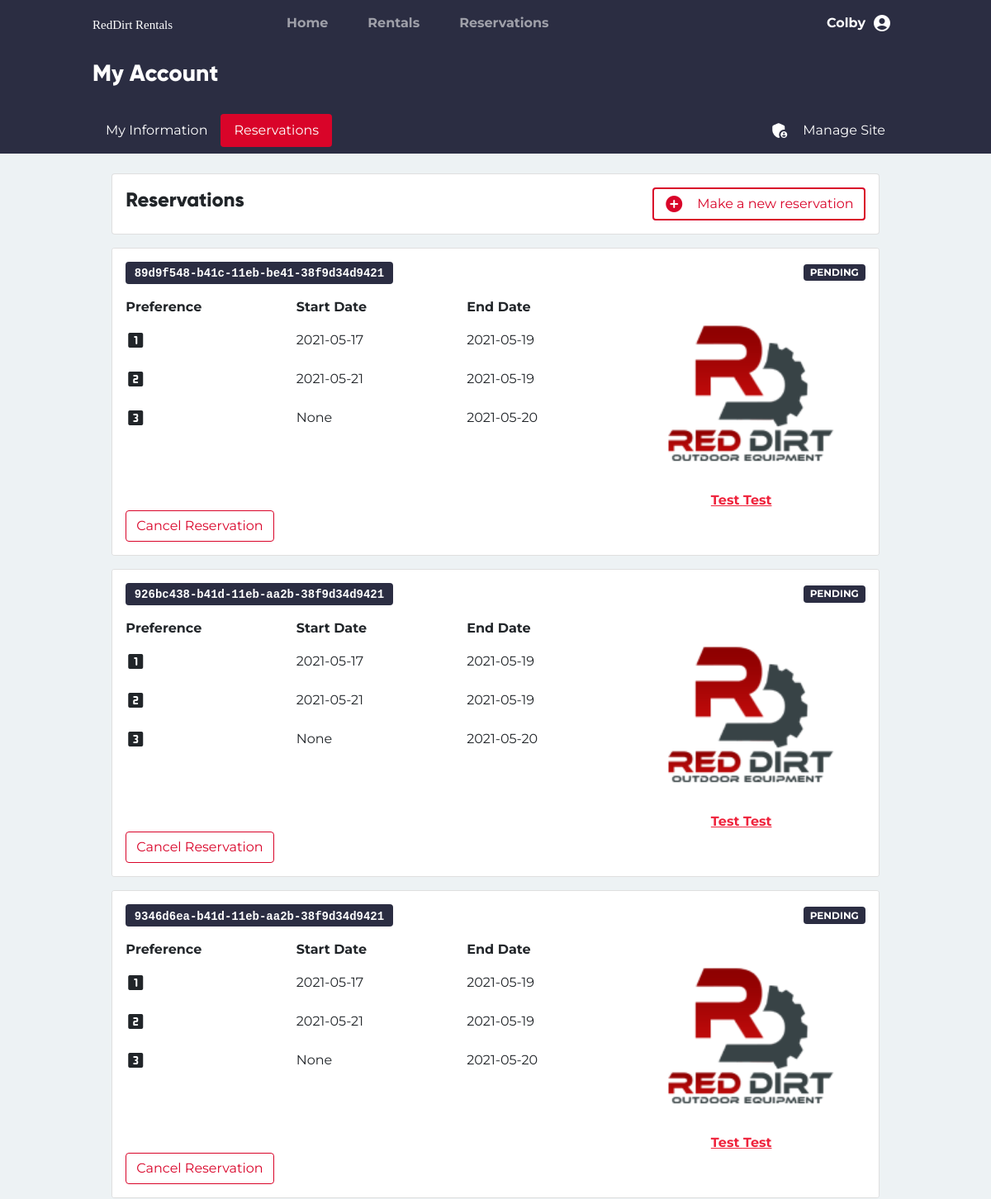
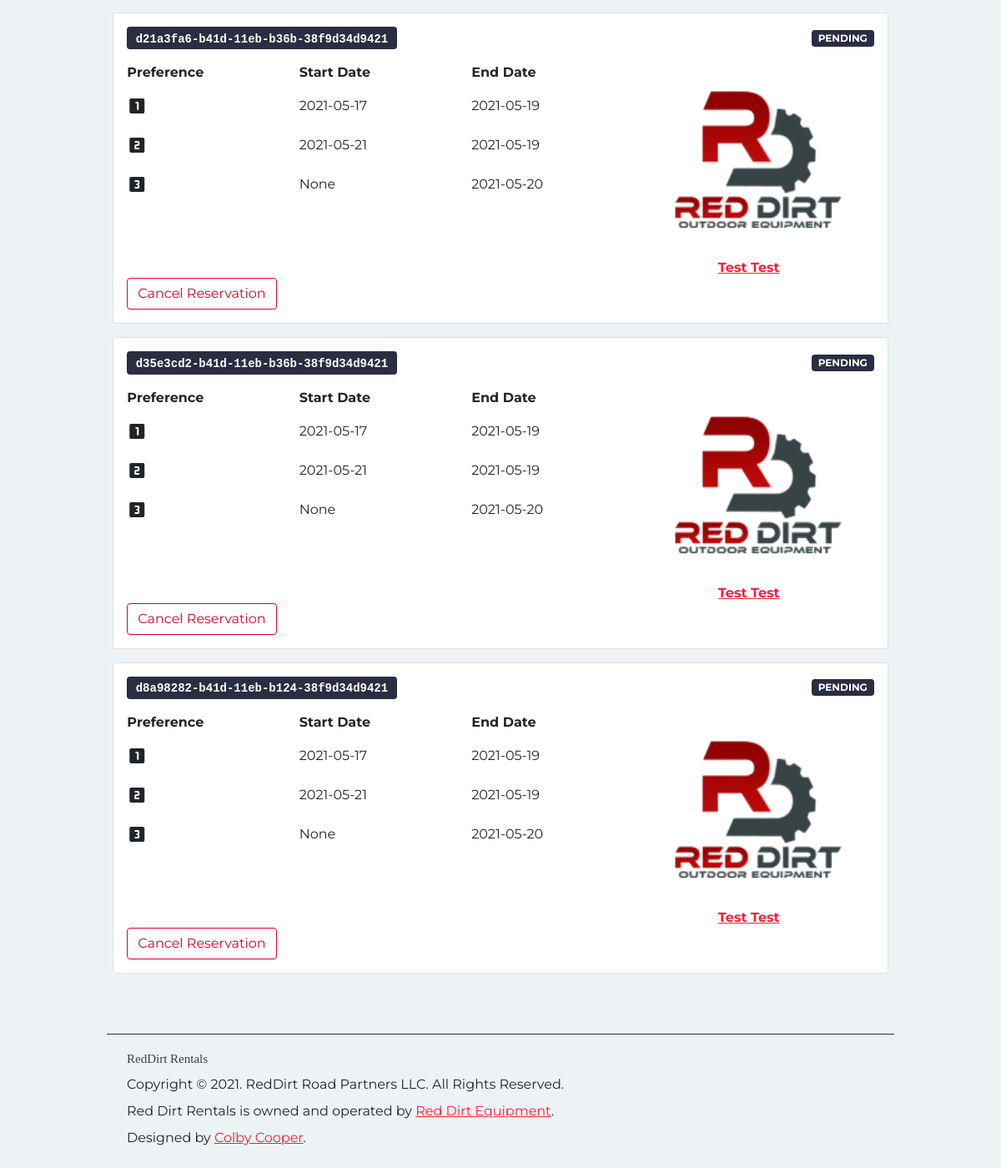
Before: /account/reservations (signed in) with the older database file (2 pictures, top to bottom).
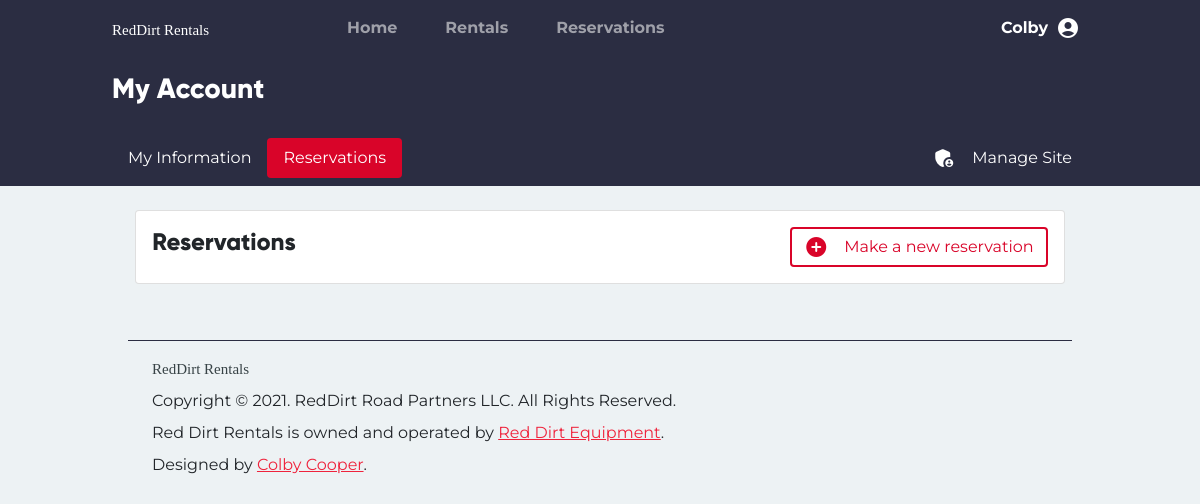
After: the same page with the newer database file.
### tables this page shows
CREATE TABLE users (
    id INTEGER PRIMARY KEY AUTOINCREMENT,
    firstname TEXT NOT NULL,
    lastname TEXT NOT NULL,
    phonenumber TEXT NOT NULL,
    email TEXT NOT NULL,
    password BLOB NOT NULL,
    groups TEXT NOT NULL,
    address TEXT NOT NULL,
    city TEXT NOT NULL,
    state TEXT NOT NULL,
    zip TEXT NOT NULL
);

CREATE TABLE reservations (
    id INTEGER PRIMARY KEY AUTOINCREMENT,
    
    confirmation_num TEXT NOT NULL,
    rental_id INT NOT NULL,
    customer_id INT NOT NULL,
    
    pref_start_1 DATE NOT NULL,
    pref_start_2 DATE NOT NULL,
    pref_start_3 DATE NOT NULL,
    pref_end_1 DATE NOT NULL,
    pref_end_2 DATE NOT NULL,
    pref_end_3 DATE NOT NULL,

    status TEXT DEFAULT 'PENDING'
, est_hours TEXT);

CREATE TABLE inventory (
    id INTEGER PRIMARY KEY AUTOINCREMENT,
    category TEXT,
    make TEXT,
    model TEXT,
    fuel_type TEXT,
    horsepower TEXT, 
    deck_size TEXT,
    implements TEXT,
    stock TEXT,
    drive TEXT,
    rate FLOAT,
    image_paths BLOB,
    job_category TEXT,
    price_range TEXT, 
    is_available INTEGER DEFAULT 1,
    available_on DATE,
    rented_by TEXT,
    rent_queue TEXT,
    is_shown INTEGER DEFAULT 1,
    description TEXT,
    features TEXT
);

### rentals_app/account.py (the view)
@account.route('/reservations')
@login_required
def reservations():
    con, cur = helpers.connect_to_db()
    resv_sql = "SELECT * FROM reservations WHERE customer_id = '{}';".format(g.user.userid)
    try:
        reservations = cur.execute(resv_sql).fetchall()
        rental_ids = list()
        for x in reservations:
            rental_ids.append(x[2])
        rentals = dict()
        for id in rental_ids:
            rentals[str(id)] = Rental().find_rental(id)
            rentals[str(id)].image_paths = rentals[str(id)].image_paths[2:len(rentals[str(id)].image_paths)-2]
        return render_template('account/reservations.html', reservations=reservations, rentals=rentals)
    except Exception as ex:
        print(ex)
        raise ex
    finally:
        con.close()

### rentals_app/auth.py (called while the page is built)
@auth.before_app_request
def fetch_current_user():
    userid = session.get('userid')
    if userid is None:
        g.user = None
    else:
        g.user = User.find_user(userid)

def login_required(view):
    @functools.wraps(view)
    def wrapped_view(**kwargs):
        if g.user is None:
            return redirect(url_for('auth.login'))
        if session.get('expire') < datetime.now():
            session.clear()
            flash('We care about your security. Please login again.')
            return redirect(url_for('auth.login'))
        return view(**kwargs)
    return wrapped_view

### rentals_app/helpers.py (called while the page is built)
def connect_to_db():
    con = sqlite3.connect('/Users/colby/RedDirtRentals/database.db')
    return con, con.cursor()

### rentals_app/models/user.py (called while the page is built)
    def find_user(id) -> object:
        con, cur = helpers.connect_to_db()
        sql ="""
        SELECT * FROM users WHERE id='{}'
        """.format(id)
        try:
            db = cur.execute(sql).fetchone()
            con.commit()
            return User(
                userid=db[0],
                firstname=db[1],
                lastname=db[2],
                phonenumber=db[3],
                email=db[4],
                password=db[5],
                groups=db[6],
                address=db[7],
                city=db[8],
                state=db[9],
                zip=db[10]
            )
        except Exception as ex:
            con.rollback()
            raise ex
        finally:
            con.close()

### rentals_app/templates/account/reservations.html (shortened to what this page needs)
{% extends "Base.html" %}
{% block content %}
<div class="container-fluid bg-dark">
    <div class="row">
        <div class="col-md-10 mx-auto">
            <h3 class="text-white py-3 fw-bold">My Account</h3>
        </div>
    </div>
</div>
<div class="container-fluid bg-dark">
    <div class="row">
        <div class="col-md-10 mx-auto my-2">
            <ul class="nav nav-pills"
                id="account_tabs_root">
                <li class="nav-item">
                    <a class="nav-link text-white"
                       aria-current="page"
                       id="tab_switcher_index"
                       href="{{url_for('account.index')}}">My Information</a>
                </li>
                <li class="nav-item">
                    <a class="nav-link text-white bg-info"
                       id="tab_switcher_reservations"
                       href="{{url_for('account.reservations')}}">Reservations</a>
                </li>
                {% if g.user.groups == "admin" %}
                <li class="nav-item ms-auto">
                    <a class="nav-link text-white d-flex flex-row"
                       href="{{url_for('admin.root')}}">
                        <span class="material-icons-round me-3">
                        </span>
                        Manage Site
                    </a>
                </li>
                {% endif %}
            </ul>
        </div>
    </div>
</div>
<div class="container-fluid">
    <div class="row mx-3">
        <div class="col-md-10 mx-auto my-4">
            <div class="p-3 card d-flex flex-row align-items-center">
                <h4 class="card-title flex-grow-1 fw-bold">Reservations</h4>
                <a href="{{url_for('Rentals.all_rentals')}}"
                   class="btn btn-outline-info border-2 border-info d-flex flex-row">
                    <span class="material-icons-round me-3">
                    </span>
                    Make a new reservation
                </a>
            </div>
            {% if reservations %}
            {% for reservation in reservations %}
            <div class="card  my-3">
                <ul class="list-group list-group-flush bg-white">
                    <li class="list-group-item py-3">
                        <div class="d-flex flex-column">
                            <div class="d-flex flex-row justify-content-between align-items-center">
                                <p class="badge bg-dark fs-6"><code class="text-white">{{reservation[1]}}</code></p>
                                <p class="badge bg-dark">{{reservation[10]}}
                            </div>
                            <div class="d-flex">
                                <div class="flex-grow-1">
                                    <div class="row fw-bold">
                                        <p class="col">Preference</p>
                                        <p class="col">Start Date</p>
                                        <p class="col">End Date</p>
                                    </div>
                                    <div class="row">
                                        <p class="col">
                                            <span class="material-icons-round">
                                            </span>
                                        </p>
                                        <p class="col">{{reservation[4]}}</p>
                                        <p class="col">{{reservation[5]}}</p>
                                    </div>
                                    <div class="row">
                                        <p class="col">
                                            <span class="material-icons-round">
                                            </span>
                                        </p>
                                        <p class="col">{{reservation[6]}}</p>
                                        <p class="col">{{reservation[7]}}</p>
                                    </div>
                                    <div class="row">
                                        <p class="col">
                                            <span class="material-icons-round">
                                            </span>
                                        </p>
                                        <p class="col">{{reservation[8]}}</p>
                                        <p class="col">{{reservation[9]}}</p>
                                    </div>
                                </div>
                                <div class="d-flex flex-column align-items-center">
                                    {% set rental = rentals['%s' % reservation[2]] %}
                                    {% set path = rental['image_paths'] %}
                                    <img src="/static/uploads/{{path}}"
                                         class="img-fluid align-self-end"
                                         style="height: auto; width: 300px;">
                                    <p class="mb-0 fw-bold">
                                        <a href="{{url_for('Rentals.details', id=reservation[2]) }}">
                                            {{ rental['make'] }} {{ rental['model'] }}
                                        </a>
                                    </p>
                                </div>
                            </div>
                        </div>
                        <a href="#"
                           class="btn btn-outline-danger">Cancel Reservation</a>
                    </li>
                </ul>
            </div>
            {% endfor %}
            {% endif %}
        </div>
    </div>
</div>
{% endblock %}

### rentals_app/templates/base.html (shortened to what this page needs)
<!doctype html>
<html lang="en">
<head>
    <link rel="stylesheet"
          href="{{url_for('static', filename='global.css')}}">
</head>
<body class="bg-light">
    <div class="row mx-0 bg-dark">
        <div class="col-md-10 mx-auto">
            <nav class="navbar navbar-expand-lg navbar-dark bg-dark">
                <a href="{{url_for('index.root')}}"
                   class="navbar-brand">
                    <img src="{{ url_for('static', filename='img/logo_white.svg') }}">
                </a>
                <div class="collapse navbar-collapse"
                     id="nav_main">
                    <ul class="navbar-nav w-100">
                        <li class="nav-item mx-3">
                            <a class="nav-link fw-bold {%if url_for(request.endpoint, id=0) == '/'%}active{%endif%}"
                               aria-current="page"
                               href="{{ url_for('index.root') }}">Home</a>
                        </li>
                        <li class="nav-item px-3">
                            <a class="nav-link fw-bold {%if '/rentals/' in url_for(request.endpoint, id=0)%}active{%endif%}"
                               href="{{url_for('Rentals.all_rentals')}}">Rentals</a>
                        </li>
                        <li class="nav-item mx-3 {%if'/account/reservations/' in url_for(request.endpoint, id=0)%}active{%endif%}">
                            <a class="nav-link fw-bold"
                               href="{{url_for('account.reservations', id=None)}}">Reservations</a>
                        </li>
                        {% if g.user != None %}
                        <li class="nav-item dropdown dropdown-dark ms-lg-auto">
                            <a class="nav-link dropdown-toggle d-flex flex-row align-items-center fw-bold {%if '/account' in url_for(request.endpoint, id=0)%}active{%endif%}"
                               href="#"
                               data-bs-toggle="dropdown"
                               aria-expanded="false">
                                <span class="me-2">{{g.user.firstname}}</span>
                                <span class="material-icons-round">
                                </span>
                            </a>
                        </li>
                        {% endif %}
                    </ul>
                </div>
            </nav>
        </div>
    </div>
    {% block content %} {% endblock %}
    <div class="row mx-0">
        <div class="col-md-10 mx-auto">
            <footer class="p-3">
                <div class="container mt-3 border-top border-dark pt-3">
                    <img src="{{ url_for('static', filename='img/logo_dark.svg') }}"
                         class="img-fluid">
                    <p class="my-2">Copyright &copy; 2021. RedDirt Road Partners LLC. All Rights Reserved.</p>
                    <p class="my-2">Red Dirt Rentals is owned and operated by <a href="https://reddirtequipment.com"
                           target="_blank">Red Dirt Equipment</a>.</p>
                    <p class="mb-2">Designed by <a href="mailto:ccooper@reddirtequipment.com">Colby Cooper</a>.</p>
                </div>
            </footer>
        </div>
    </div>
</body>
</html>

### rentals_app/templates/base.html (style rules this page uses)
.dropdown-toggle::after { content: none; }

Changed rows visible on the page:
removed reservations: confirmation_num "89d9f548-b41c-11eb-be41-38f9d34d9421", status "PENDING", pref_start_1 "2021-05-17", pref_start_2 "2021-05-19", pref_start_3 "2021-05-21", pref_end_1 "2021-05-19", pref_end_2 "None", pref_end_3 "2021-05-20"
no longer on this page (row unchanged): inventory: make "Test", model "Test"
removed reservations: confirmation_num "926bc438-b41d-11eb-aa2b-38f9d34d9421", status "PENDING", pref_start_1 "2021-05-17", pref_start_2 "2021-05-19", pref_start_3 "2021-05-21", pref_end_1 "2021-05-19", pref_end_2 "None", pref_end_3 "2021-05-20"
removed reservations: confirmation_num "9346d6ea-b41d-11eb-aa2b-38f9d34d9421", status "PENDING", pref_start_1 "2021-05-17", pref_start_2 "2021-05-19", pref_start_3 "2021-05-21", pref_end_1 "2021-05-19", pref_end_2 "None", pref_end_3 "2021-05-20"
removed reservations: confirmation_num "d21a3fa6-b41d-11eb-b36b-38f9d34d9421", status "PENDING", pref_start_1 "2021-05-17", pref_start_2 "2021-05-19", pref_start_3 "2021-05-21", pref_end_1 "2021-05-19", pref_end_2 "None", pref_end_3 "2021-05-20"
removed reservations: confirmation_num "d35e3cd2-b41d-11eb-b36b-38f9d34d9421", status "PENDING", pref_start_1 "2021-05-17", pref_start_2 "2021-05-19", pref_start_3 "2021-05-21", pref_end_1 "2021-05-19", pref_end_2 "None", pref_end_3 "2021-05-20"
removed reservations: confirmation_num "d8a98282-b41d-11eb-b124-38f9d34d9421", status "PENDING", pref_start_1 "2021-05-17", pref_start_2 "2021-05-19", pref_start_3 "2021-05-21", pref_end_1 "2021-05-19", pref_end_2 "None", pref_end_3 "2021-05-20"
